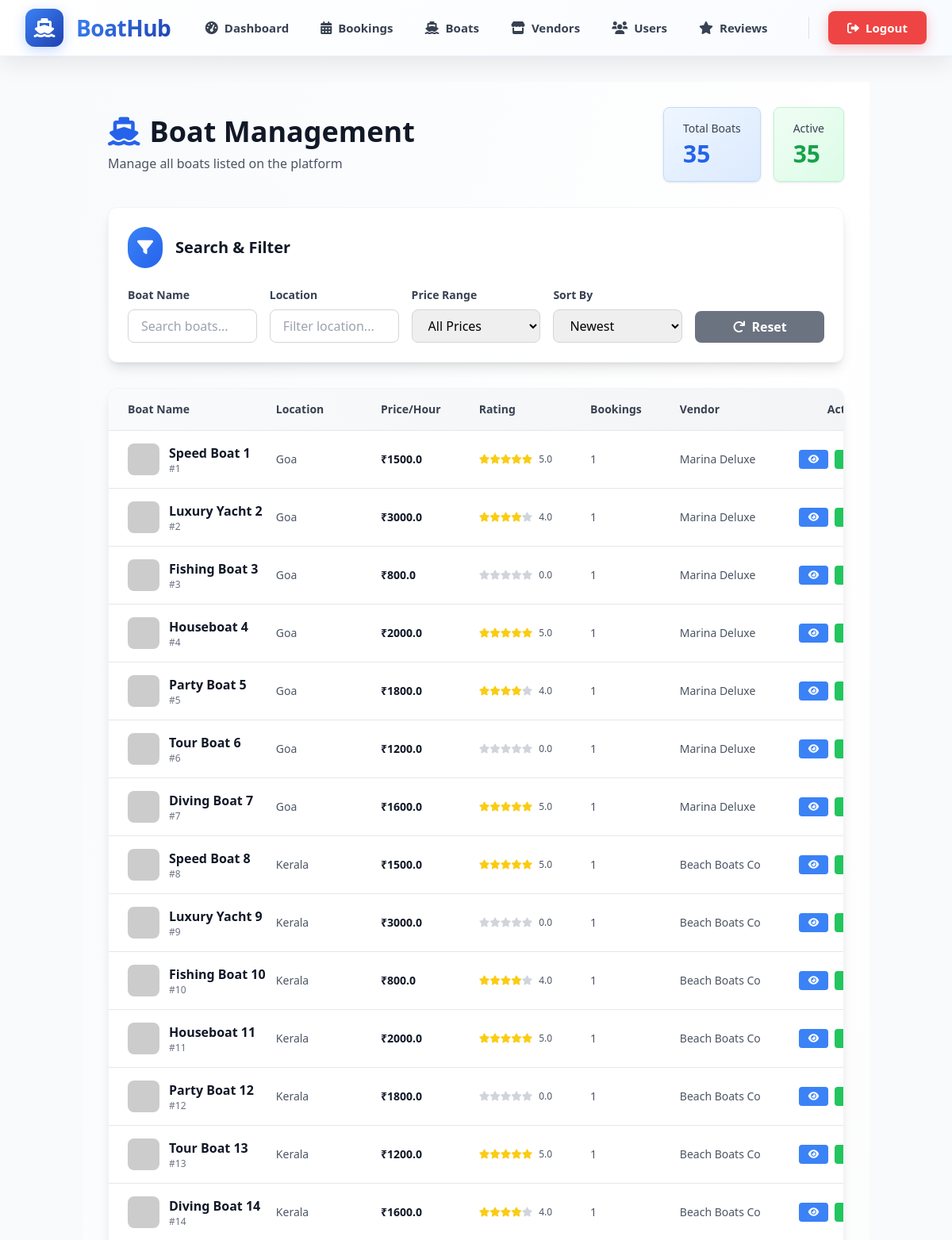
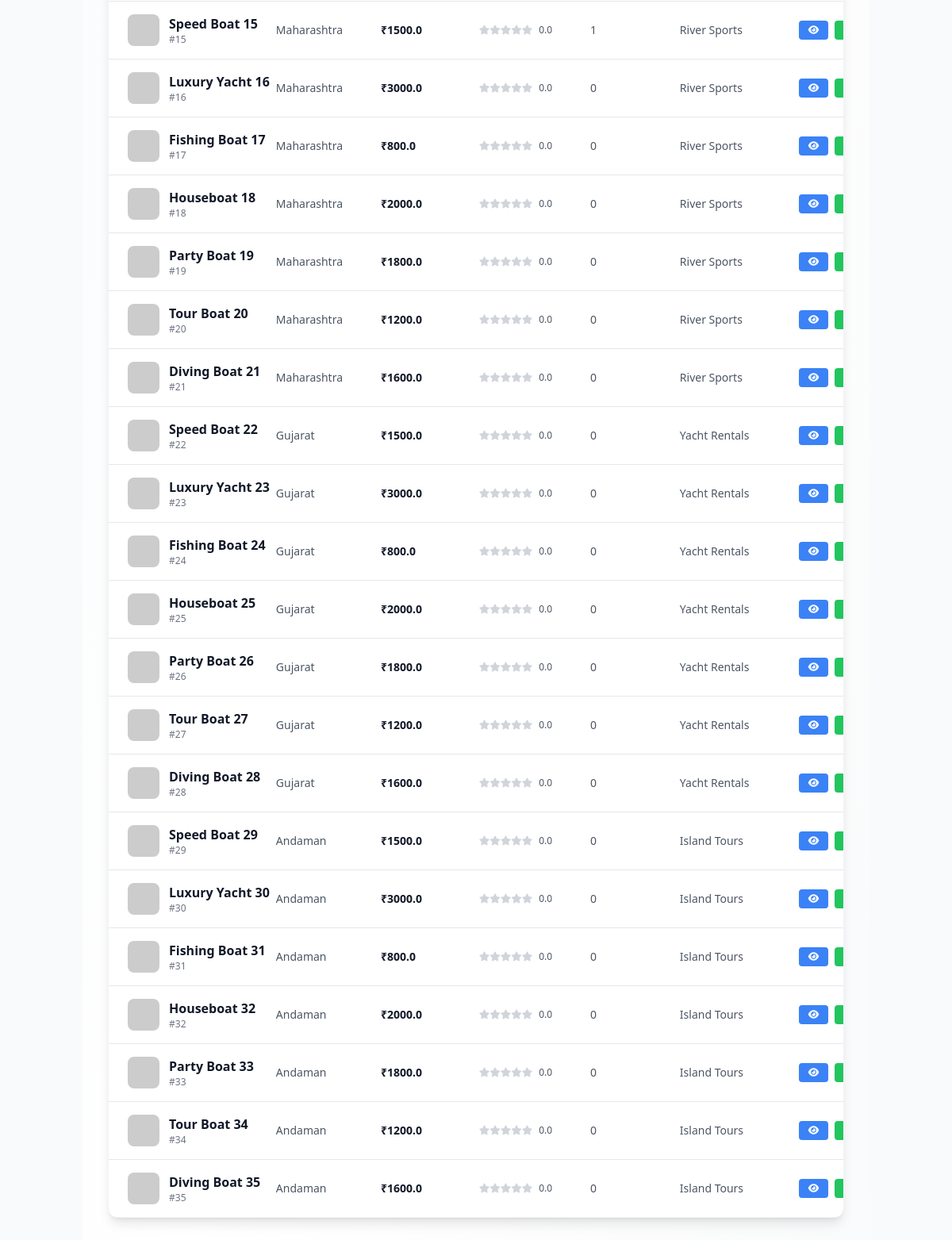
Screenshot of /admin/manage_boats (signed in) with the database file from the repository (2 pictures, top to bottom).
### app/models.py (models this page shows)
class Boat(db.Model):
    id = db.Column(db.Integer, primary_key=True)
    vendor_id = db.Column(db.Integer, db.ForeignKey('vendor.id'), nullable=False)
    name = db.Column(db.String(100), nullable=False)
    location = db.Column(db.String(100), nullable=False)
    category = db.Column(db.String(50), nullable=False, default='Speed Boat')
    price_per_hour = db.Column(db.Float, nullable=False)
    price_per_day = db.Column(db.Float, nullable=False)
    capacity = db.Column(db.Integer, nullable=False)
    description = db.Column(db.Text, nullable=False)
    created_at = db.Column(db.DateTime, default=datetime.utcnow)
    images = db.relationship('BoatImage', backref='boat', lazy=True)
    bookings = db.relationship('Booking', backref='boat', lazy=True)
    reviews = db.relationship('Review', backref='boat', lazy=True)
    @property
    def average_rating(self):
        reviews = Review.query.filter_by(boat_id=self.id).all()
        if not reviews:
            return 0
        return sum(review.rating for review in reviews) / len(reviews)

class Review(db.Model):
    id = db.Column(db.Integer, primary_key=True)
    booking_id = db.Column(db.Integer, db.ForeignKey('booking.id'), nullable=False)
    user_id = db.Column(db.Integer, db.ForeignKey('user.id'), nullable=False)
    boat_id = db.Column(db.Integer, db.ForeignKey('boat.id'), nullable=False)
    rating = db.Column(db.Integer, nullable=False)  # 1-5
    review_text = db.Column(db.Text, nullable=False)
    is_active = db.Column(db.Boolean, default=True, nullable=False)
    created_at = db.Column(db.DateTime, default=datetime.utcnow)

class Vendor(db.Model):
    id = db.Column(db.Integer, primary_key=True)
    user_id = db.Column(db.Integer, db.ForeignKey('user.id'), nullable=False)
    business_name = db.Column(db.String(100), nullable=False)
    location = db.Column(db.String(100), nullable=False)
    approved = db.Column(db.Boolean, default=False)
    created_at = db.Column(db.DateTime, default=datetime.utcnow)
    user = db.relationship('User', backref='vendor_profile', lazy=True)
    boats = db.relationship('Boat', backref='vendor', lazy=True)

### app/routes/admin.py (the view)
    def wrapper(*args, **kwargs):
        if session.get('role') != 'admin':
            flash('Access denied')
            return redirect(url_for('auth.login'))
        return f(*args, **kwargs)

### app/routes/admin.py (called while the page is built)
def login_required(f):
    def wrapper(*args, **kwargs):
        if 'user_id' not in session:
            return redirect(url_for('auth.login'))
        return f(*args, **kwargs)
    wrapper.__name__ = f.__name__
    return wrapper

def admin_only(f):
    def wrapper(*args, **kwargs):
        if session.get('role') != 'admin':
            flash('Access denied')
            return redirect(url_for('auth.login'))
        return f(*args, **kwargs)
    wrapper.__name__ = f.__name__
    return wrapper

@admin_bp.route('/manage_boats')
@login_required
@admin_only
def manage_boats():
    boats = Boat.query.options(joinedload(Boat.vendor)).all()
    return render_template('admin/manage_boats.html', boats=boats)

### app/templates/admin/manage_boats.html (shortened to what this page needs)
{% extends "base.html" %}
{% block content %}
<div class="min-h-screen bg-gradient-to-br from-slate-50 via-white to-gray-50 py-8">
    <div class="max-w-7xl mx-auto px-4 sm:px-6 lg:px-8">
        <div class="mb-8">
            <div class="flex flex-col md:flex-row items-start md:items-center justify-between">
                <div>
                    <h1 class="text-4xl font-bold text-gray-900 flex items-center">
                        <i class="fas fa-ship mr-3 text-blue-600"></i>
                        Boat Management
                    </h1>
                    <p class="mt-2 text-gray-600">Manage all boats listed on the platform</p>
                </div>
                <div class="mt-4 md:mt-0 flex gap-4">
                    <div class="bg-gradient-to-br from-blue-50 to-blue-100 rounded-lg shadow border border-blue-200 px-6 py-4">
                        <div class="text-sm text-gray-700 font-medium">Total Boats</div>
                        <div class="text-3xl font-bold text-blue-600 mt-1">{{ boats|length }}</div>
                    </div>
                    <div class="bg-gradient-to-br from-green-50 to-green-100 rounded-lg shadow border border-green-200 px-6 py-4">
                        <div class="text-sm text-gray-700 font-medium">Active</div>
                        <div class="text-3xl font-bold text-green-600 mt-1">{{ boats|length }}</div>
                    </div>
                </div>
            </div>
        </div>
        <div class="bg-white rounded-xl shadow-lg border border-gray-100 p-6 mb-8">
            <div class="flex items-center mb-6">
                <div class="p-3 bg-gradient-to-br from-blue-500 to-blue-600 text-white rounded-full">
                    <i class="fas fa-filter text-xl"></i>
                </div>
                <h2 class="text-xl font-bold text-gray-900 ml-4">Search & Filter</h2>
            </div>
            <div class="grid grid-cols-1 sm:grid-cols-2 lg:grid-cols-5 gap-4">
                <div>
                    <label class="block text-sm font-semibold text-gray-700 mb-2">Boat Name</label>
                    <input type="text" id="searchInput" placeholder="Search boats..."
                           class="w-full px-4 py-2 border border-gray-300 rounded-lg focus:outline-none focus:ring-2 focus:ring-blue-500 transition-all duration-200">
                </div>
                <div>
                    <label class="block text-sm font-semibold text-gray-700 mb-2">Location</label>
                    <input type="text" id="locationFilter" placeholder="Filter location..."
                           class="w-full px-4 py-2 border border-gray-300 rounded-lg focus:outline-none focus:ring-2 focus:ring-blue-500 transition-all duration-200">
                </div>
                <div>
                    <label class="block text-sm font-semibold text-gray-700 mb-2">Price Range</label>
                    <select id="priceFilter" class="w-full px-4 py-2 border border-gray-300 rounded-lg focus:outline-none focus:ring-2 focus:ring-blue-500 transition-all duration-200">
                        <option value="">All Prices</option>
                    </select>
                </div>
                <div>
                    <label class="block text-sm font-semibold text-gray-700 mb-2">Sort By</label>
                    <select id="sortBy" class="w-full px-4 py-2 border border-gray-300 rounded-lg focus:outline-none focus:ring-2 focus:ring-blue-500 transition-all duration-200">
                        <option value="newest">Newest</option>
                    </select>
                </div>
                <div class="flex items-end">
                    <button id="resetFilters" class="w-full bg-gray-500 hover:bg-gray-600 text-white font-bold py-2 px-4 rounded-lg transition-colors duration-200">
                        <i class="fas fa-redo mr-2"></i>Reset
                    </button>
                </div>
            </div>
        </div>
        {% if boats %}
        <div class="bg-white rounded-xl shadow-lg border border-gray-100 overflow-hidden">
            <div class="overflow-x-auto">
                <table class="w-full">
                    <thead class="bg-gradient-to-r from-gray-50 to-gray-100 border-b border-gray-200">
                        <tr>
                            <th class="px-6 py-4 text-left text-sm font-semibold text-gray-700">Boat Name</th>
                            <th class="px-6 py-4 text-left text-sm font-semibold text-gray-700">Location</th>
                            <th class="px-6 py-4 text-left text-sm font-semibold text-gray-700">Price/Hour</th>
                            <th class="px-6 py-4 text-left text-sm font-semibold text-gray-700">Rating</th>
                            <th class="px-6 py-4 text-left text-sm font-semibold text-gray-700">Bookings</th>
                            <th class="px-6 py-4 text-left text-sm font-semibold text-gray-700">Vendor</th>
                            <th class="px-6 py-4 text-center text-sm font-semibold text-gray-700">Actions</th>
                        </tr>
                    </thead>
                    <tbody class="divide-y divide-gray-200">
                        {% for boat in boats %}
                        <tr class="hover:bg-gray-50 transition-colors duration-150 boat-row" data-boat-id="{{ boat.id }}" data-name="{{ boat.name|lower }}" data-location="{{ boat.location|lower }}" data-price="{{ boat.price_per_hour }}">
                            <td class="px-6 py-4 whitespace-nowrap">
                                <div class="flex items-center">
                                    {% if boat.images %}
                                    <img src="{{ url_for('static', filename='images/' + boat.images[0].image_path) }}" alt="{{ boat.name }}"
                                         class="h-10 w-10 rounded-lg object-cover mr-3" onerror="this.src='https://via.placeholder.com/40?text=Boat'">
                                    {% else %}
                                    <div class="h-10 w-10 rounded-lg bg-blue-100 flex items-center justify-center mr-3">
                                        <i class="fas fa-ship text-blue-500"></i>
                                    </div>
                                    {% endif %}
                                    <div>
                                        <div class="font-semibold text-gray-900">{{ boat.name }}</div>
                                        <div class="text-xs text-gray-500">#{{ boat.id }}</div>
                                    </div>
                                </div>
                            </td>
                            <td class="px-6 py-4 whitespace-nowrap text-sm text-gray-600">{{ boat.location }}</td>
                            <td class="px-6 py-4 whitespace-nowrap text-sm font-semibold text-gray-900">₹{{ boat.price_per_hour }}</td>
                            <td class="px-6 py-4 whitespace-nowrap">
                                <div class="flex items-center">
                                    {% for i in range(5) %}
                                    <i class="fas fa-star text-xs {% if i < boat.average_rating %}text-yellow-400{% else %}text-gray-300{% endif %}"></i>
                                    {% endfor %}
                                    <span class="ml-2 text-xs text-gray-600">{{ "%.1f"|format(boat.average_rating) }}</span>
                                </div>
                            </td>
                            <td class="px-6 py-4 whitespace-nowrap text-sm text-gray-600">{{ boat.bookings|length }}</td>
                            <td class="px-6 py-4 whitespace-nowrap text-sm text-gray-600">{{ boat.vendor.business_name }}</td>
                            <td class="px-6 py-4 whitespace-nowrap text-center">
                                <div class="flex items-center justify-center space-x-2">
                                    <button onclick="viewBoatDetails({{ boat.id }})" class="bg-blue-500 hover:bg-blue-600 text-white px-3 py-1 rounded text-xs font-medium transition-colors duration-200" title="View Details">
                                        <i class="fas fa-eye"></i>
                                    </button>
                                    <button onclick="editBoat({{ boat.id }})" class="bg-green-500 hover:bg-green-600 text-white px-3 py-1 rounded text-xs font-medium transition-colors duration-200" title="Edit">
                                    </button>
                                </div>
                            </td>
                        </tr>
                        {% endfor %}
                    </tbody>
                </table>
            </div>
        </div>
        {% endif %}
    </div>
</div>
{% endblock %}

### app/templates/base.html (style rules this page uses)
* { margin: 0; padding: 0; box-sizing: border-box; }

### rows the page displays
Boat: name "Speed Boat 1", id "1", location "Goa", price_per_hour "1500.0", bookings|length "1", vendor.business_name "Marina Deluxe"
Review: average_rating "5.0"
Boat: name "Luxury Yacht 2", id "2", location "Goa", price_per_hour "3000.0", bookings|length "1", vendor.business_name "Marina Deluxe"
Review: average_rating "4.0"
Boat: name "Fishing Boat 3", id "3", location "Goa", price_per_hour "800.0", average_rating "0.0", bookings|length "1", vendor.business_name "Marina Deluxe"
Boat: name "Houseboat 4", id "4", location "Goa", price_per_hour "2000.0", bookings|length "1", vendor.business_name "Marina Deluxe"
Review: average_rating "5.0"
Boat: name "Party Boat 5", id "5", location "Goa", price_per_hour "1800.0", bookings|length "1", vendor.business_name "Marina Deluxe"
Review: average_rating "4.0"
Boat: name "Tour Boat 6", id "6", location "Goa", price_per_hour "1200.0", average_rating "0.0", bookings|length "1", vendor.business_name "Marina Deluxe"
Boat: name "Diving Boat 7", id "7", location "Goa", price_per_hour "1600.0", bookings|length "1", vendor.business_name "Marina Deluxe"
Review: average_rating "5.0"
Boat: name "Speed Boat 8", id "8", location "Kerala", price_per_hour "1500.0", bookings|length "1", vendor.business_name "Beach Boats Co"
Review: average_rating "5.0"
Boat: name "Luxury Yacht 9", id "9", location "Kerala", price_per_hour "3000.0", average_rating "0.0", bookings|length "1", vendor.business_name "Beach Boats Co"
Boat: name "Fishing Boat 10", id "10", location "Kerala", price_per_hour "800.0", bookings|length "1", vendor.business_name "Beach Boats Co"
Review: average_rating "4.0"
Boat: name "Houseboat 11", id "11", location "Kerala", price_per_hour "2000.0", bookings|length "1", vendor.business_name "Beach Boats Co"
Review: average_rating "5.0"
Boat: name "Party Boat 12", id "12", location "Kerala", price_per_hour "1800.0", average_rating "0.0", bookings|length "1", vendor.business_name "Beach Boats Co"
Boat: name "Tour Boat 13", id "13", location "Kerala", price_per_hour "1200.0", bookings|length "1", vendor.business_name "Beach Boats Co"
Review: average_rating "5.0"
Boat: name "Diving Boat 14", id "14", location "Kerala", price_per_hour "1600.0", bookings|length "1", vendor.business_name "Beach Boats Co"
Review: average_rating "4.0"
Boat: name "Speed Boat 15", id "15", location "Maharashtra", price_per_hour "1500.0", average_rating "0.0", bookings|length "1", vendor.business_name "River Sports"
Boat: name "Luxury Yacht 16", id "16", location "Maharashtra", price_per_hour "3000.0", average_rating "0.0", bookings|length "0", vendor.business_name "River Sports"
Boat: name "Fishing Boat 17", id "17", location "Maharashtra", price_per_hour "800.0", average_rating "0.0", bookings|length "0", vendor.business_name "River Sports"
Boat: name "Houseboat 18", id "18", location "Maharashtra", price_per_hour "2000.0", average_rating "0.0", bookings|length "0", vendor.business_name "River Sports"
Boat: name "Party Boat 19", id "19", location "Maharashtra", price_per_hour "1800.0", average_rating "0.0", bookings|length "0", vendor.business_name "River Sports"
Boat: name "Tour Boat 20", id "20", location "Maharashtra", price_per_hour "1200.0", average_rating "0.0", bookings|length "0", vendor.business_name "River Sports"
Boat: name "Diving Boat 21", id "21", location "Maharashtra", price_per_hour "1600.0", average_rating "0.0", bookings|length "0", vendor.business_name "River Sports"
Boat: name "Speed Boat 22", id "22", location "Gujarat", price_per_hour "1500.0", average_rating "0.0", bookings|length "0", vendor.business_name "Yacht Rentals"
Boat: name "Luxury Yacht 23", id "23", location "Gujarat", price_per_hour "3000.0", average_rating "0.0", bookings|length "0", vendor.business_name "Yacht Rentals"
Boat: name "Fishing Boat 24", id "24", location "Gujarat", price_per_hour "800.0", average_rating "0.0", bookings|length "0", vendor.business_name "Yacht Rentals"
Boat: name "Houseboat 25", id "25", location "Gujarat", price_per_hour "2000.0", average_rating "0.0", bookings|length "0", vendor.business_name "Yacht Rentals"
Boat: name "Party Boat 26", id "26", location "Gujarat", price_per_hour "1800.0", average_rating "0.0", bookings|length "0", vendor.business_name "Yacht Rentals"
Boat: name "Tour Boat 27", id "27", location "Gujarat", price_per_hour "1200.0", average_rating "0.0", bookings|length "0", vendor.business_name "Yacht Rentals"
Boat: name "Diving Boat 28", id "28", location "Gujarat", price_per_hour "1600.0", average_rating "0.0", bookings|length "0", vendor.business_name "Yacht Rentals"
Boat: name "Speed Boat 29", id "29", location "Andaman", price_per_hour "1500.0", average_rating "0.0", bookings|length "0", vendor.business_name "Island Tours"
Boat: name "Luxury Yacht 30", id "30", location "Andaman", price_per_hour "3000.0", average_rating "0.0", bookings|length "0", vendor.business_name "Island Tours"
Boat: name "Fishing Boat 31", id "31", location "Andaman", price_per_hour "800.0", average_rating "0.0", bookings|length "0", vendor.business_name "Island Tours"
Boat: name "Houseboat 32", id "32", location "Andaman", price_per_hour "2000.0", average_rating "0.0", bookings|length "0", vendor.business_name "Island Tours"
Boat: name "Party Boat 33", id "33", location "Andaman", price_per_hour "1800.0", average_rating "0.0", bookings|length "0", vendor.business_name "Island Tours"
Boat: name "Tour Boat 34", id "34", location "Andaman", price_per_hour "1200.0", average_rating "0.0", bookings|length "0", vendor.business_name "Island Tours"
Boat: name "Diving Boat 35", id "35", location "Andaman", price_per_hour "1600.0", average_rating "0.0", bookings|length "0", vendor.business_name "Island Tours"

### other values shown
{{ boats|length }} "35"
